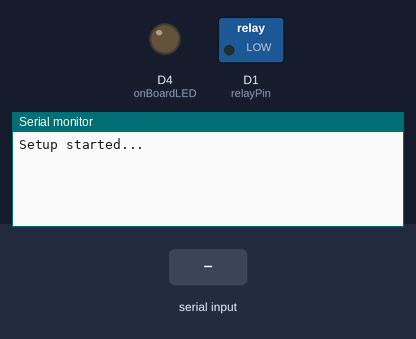
A program run on a simulated ESP8266 (Wemos D1 mini). Parts: switched loads named in the program (green lamp = pin HIGH), output pins drawn as LEDs (lit = HIGH), the last lines printed to the serial monitor. The inputs (shaded band) are chosen by the test bench.

Above: at 1.2 s.
1.3 s: "ms,1\n" received over Serial
At 2.5 s:
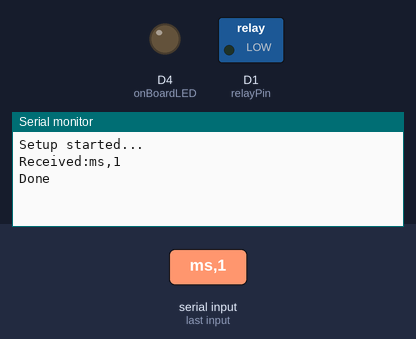
2.8 s: "us,1\n" received over Serial
At 3.7 s:
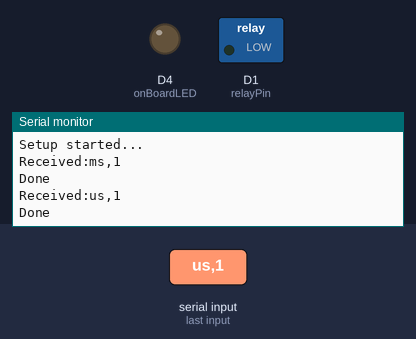
4.3 s: "s,1\n" received over Serial
At 4.8 s:
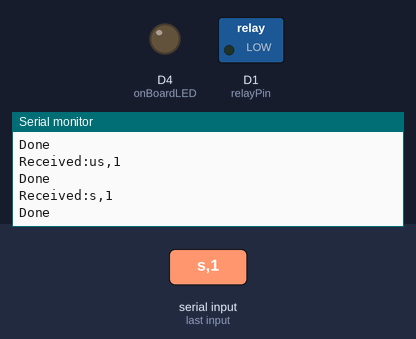

Measured:
- after the input at 1.3 s, the serial monitor: prints a new line at once (image 1)
- after the input at 2.8 s, the serial monitor: prints a new line at once (image 2)
- after the input at 4.3 s, the serial monitor: prints a new line at once (image 3)

The program:

main.cpp
```cpp
#include <Arduino.h>

const int relayPin = D1;    // Define the pin connected to the relay
const int onBoardLED = D4;  // GPIO2 pin is D4 in Arduino IDE

const int BUFFER_SIZE = 256; // Adjust buffer size as needed

char receivedChars[BUFFER_SIZE]; // Array to hold the received characters
boolean newData = false;

int parseValue(String input, String keyword) {
  int value = -1;
  int keywordIndex = input.indexOf(keyword);

  if (keywordIndex != -1) {
    int equalsIndex = input.indexOf('=', keywordIndex);
    int unitIndex = input.indexOf("ms", equalsIndex);
    if (unitIndex == -1) {
      unitIndex = input.indexOf("us", equalsIndex);
      if (unitIndex == -1) {
        unitIndex = input.indexOf("s", equalsIndex);
      }
    }

    if (equalsIndex != -1 && unitIndex != -1) {
      int valueStartIndex = equalsIndex + 1;
      String valueString = input.substring(valueStartIndex, unitIndex);
      value = valueString.toInt();
      if (input.substring(unitIndex, unitIndex + 2) == "ms") {
        value *= 1000; // Convert milliseconds to microseconds
      } else if (input.substring(unitIndex, unitIndex + 1) == "s") {
        value *= 1000000; // Convert seconds to microseconds
      }
    }
  }

  return value;
}

int convertToMS(int duration) {
  // Ensure the duration is in ms
  return duration / 1000;
}

void recvWithEndMarker() {
  static byte ndx = 0;
  char rc;

  while (Serial.available() > 0 && newData == false) {
    rc = Serial.read();

    if (rc != '\n' && rc != '\r') {
      receivedChars[ndx] = rc;
      ndx++;
      if (ndx >= BUFFER_SIZE) {
        ndx = BUFFER_SIZE - 1;
      }
    } else {
      receivedChars[ndx] = '\0'; // Null-terminate the string
      ndx = 0;
      newData = true;
    }
  }
}

void setup() {
  Serial.begin(115200);
  pinMode(relayPin, OUTPUT);
  pinMode(onBoardLED, OUTPUT);
  Serial.println("Setup started...");
}

void loop() {
  recvWithEndMarker();

  if (newData) {
    String input = String(receivedChars); // Read a line from serial
    newData = false;
    Serial.print("Received:");
    Serial.println(input);
    input.toLowerCase(); // Convert input to lowercase

    int startIndex = 0;
    int delimiterIndex; // Variable to store the delimiter index
    String segment;
    do {
      delimiterIndex = input.indexOf(",", startIndex);
      if (delimiterIndex != -1) {
          segment = input.substring(startIndex, delimiterIndex);
          startIndex = delimiterIndex + 1; // Move start index past the delimiter for the next iteration
      } else {
          // Last segment or no delimiter found
          segment = input.substring(startIndex);
      }

      int highDuration = parseValue(segment, "high");
      int lowDuration = parseValue(segment, "low");

      if (highDuration >= 0) {
        digitalWrite(relayPin, HIGH); // Set relay ON
        digitalWrite(onBoardLED, HIGH); // Turn on the onboard LED
        Serial.print("HIGH:"); Serial.println(convertToMS(highDuration));
        delay(convertToMS(highDuration));
      } else if (lowDuration >= 0) {
        digitalWrite(relayPin, LOW); // Set relay OFF
        digitalWrite(onBoardLED, LOW); // Turn off the onboard LED
        Serial.print("LOW:"); Serial.println(convertToMS(lowDuration));
        delay(convertToMS(lowDuration));
      }
    } while (delimiterIndex != -1);
    Serial.println("Done");
  }
  yield();
}
```
